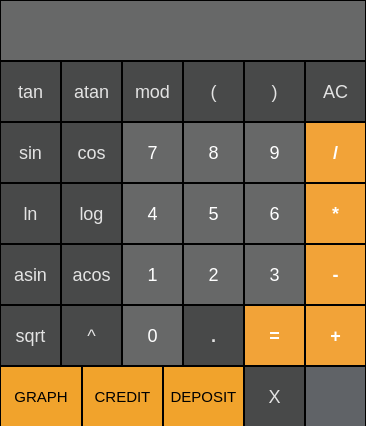
<?xml version="1.0" encoding="UTF-8"?>
<ui version="4.0">
 <class>MainWindow</class>
 <widget class="QMainWindow" name="MainWindow">
  <property name="geometry">
   <rect>
    <x>0</x>
    <y>0</y>
    <width>366</width>
    <height>426</height>
   </rect>
  </property>
  <property name="windowTitle">
   <string>Smart Calculator</string>
  </property>
  <widget class="QWidget" name="centralwidget">
   <widget class="QPushButton" name="pushButton_AC">
    <property name="geometry">
     <rect>
      <x>305</x>
      <y>61</y>
      <width>61</width>
      <height>61</height>
     </rect>
    </property>
    <property name="styleSheet">
     <string notr="true">QPushButton {
  font-size: 18px;
  color: rgb(227,227, 227);
  background-color: rgb(72, 73, 73);
  border: 1px solid black;
}
QPushButton:pressed {
     background-color: rgb(103, 104, 104 );
}
</string>
    </property>
    <property name="text">
     <string>AC</string>
    </property>
    <property name="shortcut">
     <string>Backspace</string>
    </property>
   </widget>
   <widget class="QPushButton" name="pushButton_R">
    <property name="geometry">
     <rect>
      <x>183</x>
      <y>61</y>
      <width>61</width>
      <height>61</height>
     </rect>
    </property>
    <property name="styleSheet">
     <string notr="true">QPushButton {
  font-size: 18px;
  color: rgb(227,227, 227);
  background-color: rgb(72, 73, 73);
  border: 1px solid black;
}
QPushButton:pressed {
     background-color: rgb(103, 104, 104 );
}
</string>
    </property>
    <property name="text">
     <string>(</string>
    </property>
    <property name="shortcut">
     <string>(</string>
    </property>
   </widget>
   <widget class="QPushButton" name="pushButton_L">
    <property name="geometry">
     <rect>
      <x>244</x>
      <y>61</y>
      <width>61</width>
      <height>61</height>
     </rect>
    </property>
    <property name="styleSheet">
     <string notr="true">QPushButton {
  font-size: 18px;
  color: rgb(227,227, 227);
  background-color: rgb(72, 73, 73);
  border: 1px solid black;
}
QPushButton:pressed {
     background-color: rgb(103, 104, 104 );
}
</string>
    </property>
    <property name="text">
     <string>)</string>
    </property>
    <property name="shortcut">
     <string>)</string>
    </property>
   </widget>
   <widget class="QPushButton" name="pushButton_divide">
    <property name="geometry">
     <rect>
      <x>305</x>
      <y>122</y>
      <width>61</width>
      <height>61</height>
     </rect>
    </property>
    <property name="styleSheet">
     <string notr="true">QPushButton {
  font: bold;
  color: white;
  font-size: 18px; 
  background-color: rgb(242, 163, 56);
  border: 1px solid black;
}

QPushButton:pressed {
     background-color: rgb(202, 126, 4 );
}</string>
    </property>
    <property name="text">
     <string>/</string>
    </property>
    <property name="shortcut">
     <string>/</string>
    </property>
   </widget>
   <widget class="QPushButton" name="pushButton_7">
    <property name="geometry">
     <rect>
      <x>122</x>
      <y>122</y>
      <width>61</width>
      <height>61</height>
     </rect>
    </property>
    <property name="styleSheet">
     <string notr="true">QPushButton {
   color: white;
   font-size: 18px;
   background-color: rgb(103, 104, 104 );
   border: 1px solid black;
}
QPushButton:pressed {
    background-color: qlineargradient(x1: 0, y1: 0, x2: 0, y2: 1,
                                      stop: 0 #BEBEBE, stop: 1 #D7D7D7);
}</string>
    </property>
    <property name="text">
     <string>7</string>
    </property>
    <property name="shortcut">
     <string>7</string>
    </property>
   </widget>
   <widget class="QPushButton" name="pushButton_multiply">
    <property name="geometry">
     <rect>
      <x>305</x>
      <y>183</y>
      <width>61</width>
      <height>61</height>
     </rect>
    </property>
    <property name="styleSheet">
     <string notr="true">QPushButton {
  font: bold;
  color: white;
  font-size: 18px; 
  background-color: rgb(242, 163, 56);
  border: 1px solid black;
}

QPushButton:pressed {
     background-color: rgb(202, 126, 4 );
}</string>
    </property>
    <property name="text">
     <string>*</string>
    </property>
    <property name="shortcut">
     <string>*</string>
    </property>
   </widget>
   <widget class="QPushButton" name="pushButton_9">
    <property name="geometry">
     <rect>
      <x>244</x>
      <y>122</y>
      <width>61</width>
      <height>61</height>
     </rect>
    </property>
    <property name="styleSheet">
     <string notr="true">QPushButton {
   color: white;
   font-size: 18px;
   background-color: rgb(103, 104, 104 );
   border: 1px solid black;
}
QPushButton:pressed {
    background-color: qlineargradient(x1: 0, y1: 0, x2: 0, y2: 1,
                                      stop: 0 #BEBEBE, stop: 1 #D7D7D7);
}</string>
    </property>
    <property name="text">
     <string>9</string>
    </property>
    <property name="shortcut">
     <string>9</string>
    </property>
   </widget>
   <widget class="QPushButton" name="pushButton_8">
    <property name="geometry">
     <rect>
      <x>183</x>
      <y>122</y>
      <width>61</width>
      <height>61</height>
     </rect>
    </property>
    <property name="styleSheet">
     <string notr="true">QPushButton {
   color: white;
   font-size: 18px;
   background-color: rgb(103, 104, 104 );
   border: 1px solid black;
}
QPushButton:pressed {
    background-color: qlineargradient(x1: 0, y1: 0, x2: 0, y2: 1,
                                      stop: 0 #BEBEBE, stop: 1 #D7D7D7);
}</string>
    </property>
    <property name="text">
     <string>8</string>
    </property>
    <property name="shortcut">
     <string>8</string>
    </property>
   </widget>
   <widget class="QPushButton" name="pushButton_minus">
    <property name="geometry">
     <rect>
      <x>305</x>
      <y>244</y>
      <width>61</width>
      <height>61</height>
     </rect>
    </property>
    <property name="styleSheet">
     <string notr="true">QPushButton {
  font: bold;
  color: white;
  font-size: 18px; 
  background-color: rgb(242, 163, 56);
  border: 1px solid black;
}

QPushButton:pressed {
     background-color: rgb(202, 126, 4 );
}</string>
    </property>
    <property name="text">
     <string>-</string>
    </property>
    <property name="shortcut">
     <string>-</string>
    </property>
   </widget>
   <widget class="QPushButton" name="pushButton_4">
    <property name="geometry">
     <rect>
      <x>122</x>
      <y>183</y>
      <width>61</width>
      <height>61</height>
     </rect>
    </property>
    <property name="styleSheet">
     <string notr="true">QPushButton {
   color: white;
   font-size: 18px;
   background-color: rgb(103, 104, 104 );
   border: 1px solid black;
}
QPushButton:pressed {
    background-color: qlineargradient(x1: 0, y1: 0, x2: 0, y2: 1,
                                      stop: 0 #BEBEBE, stop: 1 #D7D7D7);
}</string>
    </property>
    <property name="text">
     <string>4</string>
    </property>
    <property name="shortcut">
     <string>4</string>
    </property>
   </widget>
   <widget class="QPushButton" name="pushButton_5">
    <property name="geometry">
     <rect>
      <x>183</x>
      <y>183</y>
      <width>61</width>
      <height>61</height>
     </rect>
    </property>
    <property name="styleSheet">
     <string notr="true">QPushButton {
   color: white;
   font-size: 18px;
   background-color: rgb(103, 104, 104 );
   border: 1px solid black;
}
QPushButton:pressed {
    background-color: qlineargradient(x1: 0, y1: 0, x2: 0, y2: 1,
                                      stop: 0 #BEBEBE, stop: 1 #D7D7D7);
}</string>
    </property>
    <property name="text">
     <string>5</string>
    </property>
    <property name="shortcut">
     <string>5</string>
    </property>
   </widget>
   <widget class="QPushButton" name="pushButton_6">
    <property name="geometry">
     <rect>
      <x>244</x>
      <y>183</y>
      <width>61</width>
      <height>61</height>
     </rect>
    </property>
    <property name="styleSheet">
     <string notr="true">QPushButton {
   color: white;
   font-size: 18px;
   background-color: rgb(103, 104, 104 );
   border: 1px solid black;
}
QPushButton:pressed {
    background-color: qlineargradient(x1: 0, y1: 0, x2: 0, y2: 1,
                                      stop: 0 #BEBEBE, stop: 1 #D7D7D7);
}</string>
    </property>
    <property name="text">
     <string>6</string>
    </property>
    <property name="shortcut">
     <string>6</string>
    </property>
   </widget>
   <widget class="QPushButton" name="pushButton_3">
    <property name="geometry">
     <rect>
      <x>244</x>
      <y>244</y>
      <width>61</width>
      <height>61</height>
     </rect>
    </property>
    <property name="styleSheet">
     <string notr="true">QPushButton {
   color: white;
   font-size: 18px;
   background-color: rgb(103, 104, 104 );
   border: 1px solid black;
}
QPushButton:pressed {
    background-color: qlineargradient(x1: 0, y1: 0, x2: 0, y2: 1,
                                      stop: 0 #BEBEBE, stop: 1 #D7D7D7);
}</string>
    </property>
    <property name="text">
     <string>3</string>
    </property>
    <property name="shortcut">
     <string>3</string>
    </property>
   </widget>
   <widget class="QPushButton" name="pushButton_2">
    <property name="geometry">
     <rect>
      <x>183</x>
      <y>244</y>
      <width>61</width>
      <height>61</height>
     </rect>
    </property>
    <property name="styleSheet">
     <string notr="true">QPushButton {
   color: white;
   font-size: 18px;
   background-color: rgb(103, 104, 104 );
   border: 1px solid black;
}
QPushButton:pressed {
    background-color: qlineargradient(x1: 0, y1: 0, x2: 0, y2: 1,
                                      stop: 0 #BEBEBE, stop: 1 #D7D7D7);
}</string>
    </property>
    <property name="text">
     <string>2</string>
    </property>
    <property name="shortcut">
     <string>2</string>
    </property>
   </widget>
   <widget class="QPushButton" name="pushButton_plus">
    <property name="geometry">
     <rect>
      <x>305</x>
      <y>305</y>
      <width>61</width>
      <height>61</height>
     </rect>
    </property>
    <property name="styleSheet">
     <string notr="true">QPushButton {
  font: bold;
  color: white;
  font-size: 18px; 
  background-color: rgb(242, 163, 56);
  border: 1px solid black;
}

QPushButton:pressed {
     background-color: rgb(202, 126, 4 );
}</string>
    </property>
    <property name="text">
     <string>+</string>
    </property>
    <property name="shortcut">
     <string>+</string>
    </property>
   </widget>
   <widget class="QPushButton" name="pushButton_1">
    <property name="geometry">
     <rect>
      <x>122</x>
      <y>244</y>
      <width>61</width>
      <height>61</height>
     </rect>
    </property>
    <property name="styleSheet">
     <string notr="true">QPushButton {
   color: white;
   font-size: 18px;
   background-color: rgb(103, 104, 104 );
   border: 1px solid black;
}
QPushButton:pressed {
    background-color: qlineargradient(x1: 0, y1: 0, x2: 0, y2: 1,
                                      stop: 0 #BEBEBE, stop: 1 #D7D7D7);
}</string>
    </property>
    <property name="text">
     <string>1</string>
    </property>
    <property name="shortcut">
     <string>1</string>
    </property>
   </widget>
   <widget class="QPushButton" name="pushButton_rez">
    <property name="geometry">
     <rect>
      <x>244</x>
      <y>305</y>
      <width>61</width>
      <height>61</height>
     </rect>
    </property>
    <property name="styleSheet">
     <string notr="true">QPushButton {
  font: bold;
  color: white;
  font-size: 18px; 
  background-color: rgb(242, 163, 56);
  border: 1px solid black;
}

QPushButton:pressed {
     background-color: rgb(202, 126, 4 );
}</string>
    </property>
    <property name="text">
     <string>=</string>
    </property>
    <property name="shortcut">
     <string>Return</string>
    </property>
   </widget>
   <widget class="QPushButton" name="pushButton_0">
    <property name="geometry">
     <rect>
      <x>122</x>
      <y>305</y>
      <width>61</width>
      <height>61</height>
     </rect>
    </property>
    <property name="styleSheet">
     <string notr="true">QPushButton {
   color: white;
   font-size: 18px;
   background-color: rgb(103, 104, 104 );
   border: 1px solid black;
}
QPushButton:pressed {
    background-color: qlineargradient(x1: 0, y1: 0, x2: 0, y2: 1,
                                      stop: 0 #BEBEBE, stop: 1 #D7D7D7);
}</string>
    </property>
    <property name="text">
     <string>0</string>
    </property>
    <property name="shortcut">
     <string>0</string>
    </property>
   </widget>
   <widget class="QPushButton" name="pushButton_tchk">
    <property name="geometry">
     <rect>
      <x>183</x>
      <y>305</y>
      <width>61</width>
      <height>61</height>
     </rect>
    </property>
    <property name="styleSheet">
     <string notr="true">QPushButton {
  font: bold;
  font-size: 18px;
  color: rgb(227,227, 227);
  background-color: rgb(72, 73, 73);
  border: 1px solid black;
}
QPushButton:pressed {
     background-color: rgb(103, 104, 104 );
}
</string>
    </property>
    <property name="text">
     <string>.</string>
    </property>
    <property name="shortcut">
     <string>.</string>
    </property>
   </widget>
   <widget class="QPushButton" name="pushButton_acos">
    <property name="geometry">
     <rect>
      <x>61</x>
      <y>244</y>
      <width>61</width>
      <height>61</height>
     </rect>
    </property>
    <property name="styleSheet">
     <string notr="true">QPushButton {
  font-size: 18px;
  color: rgb(227,227, 227);
  background-color: rgb(72, 73, 73);
  border: 1px solid black;
}
QPushButton:pressed {
     background-color: rgb(103, 104, 104 );
}</string>
    </property>
    <property name="text">
     <string>acos</string>
    </property>
    <property name="shortcut">
     <string>Backspace</string>
    </property>
   </widget>
   <widget class="QPushButton" name="pushButton_log">
    <property name="geometry">
     <rect>
      <x>61</x>
      <y>183</y>
      <width>61</width>
      <height>61</height>
     </rect>
    </property>
    <property name="styleSheet">
     <string notr="true">QPushButton {
  font-size: 18px;
  color: rgb(227,227, 227);
  background-color: rgb(72, 73, 73);
  border: 1px solid black;
}
QPushButton:pressed {
     background-color: rgb(103, 104, 104 );
}</string>
    </property>
    <property name="text">
     <string>log</string>
    </property>
   </widget>
   <widget class="QPushButton" name="pushButton_cos">
    <property name="geometry">
     <rect>
      <x>61</x>
      <y>122</y>
      <width>61</width>
      <height>61</height>
     </rect>
    </property>
    <property name="styleSheet">
     <string notr="true">QPushButton {
  font-size: 18px;
  color: rgb(227,227, 227);
  background-color: rgb(72, 73, 73);
  border: 1px solid black;
}
QPushButton:pressed {
     background-color: rgb(103, 104, 104 );
}</string>
    </property>
    <property name="text">
     <string>cos</string>
    </property>
    <property name="shortcut">
     <string>Backspace</string>
    </property>
   </widget>
   <widget class="QPushButton" name="pushButton_pow">
    <property name="geometry">
     <rect>
      <x>61</x>
      <y>305</y>
      <width>61</width>
      <height>61</height>
     </rect>
    </property>
    <property name="styleSheet">
     <string notr="true">QPushButton {
  font-size: 18px;
  color: rgb(227,227, 227);
  background-color: rgb(72, 73, 73);
  border: 1px solid black;
}
QPushButton:pressed {
     background-color: rgb(103, 104, 104 );
}</string>
    </property>
    <property name="text">
     <string>^</string>
    </property>
    <property name="shortcut">
     <string>^</string>
    </property>
   </widget>
   <widget class="QPushButton" name="pushButton_ln">
    <property name="geometry">
     <rect>
      <x>0</x>
      <y>183</y>
      <width>61</width>
      <height>61</height>
     </rect>
    </property>
    <property name="styleSheet">
     <string notr="true">QPushButton {
  font-size: 18px;
  color: rgb(227,227, 227);
  background-color: rgb(72, 73, 73);
  border: 1px solid black;
}
QPushButton:pressed {
     background-color: rgb(103, 104, 104 );
}</string>
    </property>
    <property name="text">
     <string>ln</string>
    </property>
   </widget>
   <widget class="QPushButton" name="pushButton_sqrt">
    <property name="geometry">
     <rect>
      <x>0</x>
      <y>305</y>
      <width>61</width>
      <height>61</height>
     </rect>
    </property>
    <property name="styleSheet">
     <string notr="true">QPushButton {
  font-size: 18px;
  color: rgb(227,227, 227);
  background-color: rgb(72, 73, 73);
  border: 1px solid black;
}
QPushButton:pressed {
     background-color: rgb(103, 104, 104 );
}</string>
    </property>
    <property name="text">
     <string>sqrt</string>
    </property>
   </widget>
   <widget class="QPushButton" name="pushButton_sin">
    <property name="geometry">
     <rect>
      <x>0</x>
      <y>122</y>
      <width>61</width>
      <height>61</height>
     </rect>
    </property>
    <property name="styleSheet">
     <string notr="true">QPushButton {
  font-size: 18px;
  color: rgb(227,227, 227);
  background-color: rgb(72, 73, 73);
  border: 1px solid black;
}
QPushButton:pressed {
     background-color: rgb(103, 104, 104 );
}</string>
    </property>
    <property name="text">
     <string>sin</string>
    </property>
   </widget>
   <widget class="QPushButton" name="pushButton_asin">
    <property name="geometry">
     <rect>
      <x>0</x>
      <y>244</y>
      <width>61</width>
      <height>61</height>
     </rect>
    </property>
    <property name="styleSheet">
     <string notr="true">QPushButton {
  font-size: 18px;
  color: rgb(227,227, 227);
  background-color: rgb(72, 73, 73);
  border: 1px solid black;
}
QPushButton:pressed {
     background-color: rgb(103, 104, 104 );
}</string>
    </property>
    <property name="text">
     <string>asin</string>
    </property>
   </widget>
   <widget class="QPushButton" name="pushButton_mod">
    <property name="geometry">
     <rect>
      <x>122</x>
      <y>61</y>
      <width>61</width>
      <height>61</height>
     </rect>
    </property>
    <property name="styleSheet">
     <string notr="true">QPushButton {
  font-size: 18px;
  color: rgb(227,227, 227);
  background-color: rgb(72, 73, 73);
  border: 1px solid black;
}
QPushButton:pressed {
     background-color: rgb(103, 104, 104 );
}
</string>
    </property>
    <property name="text">
     <string>mod</string>
    </property>
   </widget>
   <widget class="QPushButton" name="pushButton_atan">
    <property name="geometry">
     <rect>
      <x>61</x>
      <y>61</y>
      <width>61</width>
      <height>61</height>
     </rect>
    </property>
    <property name="styleSheet">
     <string notr="true">QPushButton {
  font-size: 18px;
  color: rgb(227,227, 227);
  background-color: rgb(72, 73, 73);
  border: 1px solid black;
}
QPushButton:pressed {
     background-color: rgb(103, 104, 104 );
}</string>
    </property>
    <property name="text">
     <string>atan</string>
    </property>
   </widget>
   <widget class="QPushButton" name="pushButton_tan">
    <property name="geometry">
     <rect>
      <x>0</x>
      <y>61</y>
      <width>61</width>
      <height>61</height>
     </rect>
    </property>
    <property name="styleSheet">
     <string notr="true">QPushButton {
  font-size: 18px;
  color: rgb(227,227, 227);
  background-color: rgb(72, 73, 73);
  border: 1px solid black;
}
QPushButton:pressed {
     background-color: rgb(103, 104, 104 );
}</string>
    </property>
    <property name="text">
     <string>tan</string>
    </property>
   </widget>
   <widget class="QPushButton" name="pushButton_credit">
    <property name="geometry">
     <rect>
      <x>82</x>
      <y>366</y>
      <width>81</width>
      <height>61</height>
     </rect>
    </property>
    <property name="styleSheet">
     <string notr="true">QPushButton {
  font-size: 15px;
  color: rgb(0,0, 0);
  background-color: rgb(241, 163, 44);
  border: 1px solid black;
}
QPushButton:pressed {
     background-color: rgb(103, 104, 104 );
}
</string>
    </property>
    <property name="text">
     <string>CREDIT</string>
    </property>
    <property name="shortcut">
     <string>Backspace</string>
    </property>
   </widget>
   <widget class="QPushButton" name="pushButton_deposit">
    <property name="geometry">
     <rect>
      <x>163</x>
      <y>366</y>
      <width>81</width>
      <height>61</height>
     </rect>
    </property>
    <property name="styleSheet">
     <string notr="true">QPushButton {
  font-size: 15px;
  color: rgb(0,0, 0);
  background-color: rgb(241, 163, 44);
  border: 1px solid black;
}
QPushButton:pressed {
     background-color: rgb(103, 104, 104 );
}
</string>
    </property>
    <property name="text">
     <string>DEPOSIT</string>
    </property>
    <property name="shortcut">
     <string>Backspace</string>
    </property>
   </widget>
   <widget class="QPushButton" name="pushButton_graph">
    <property name="geometry">
     <rect>
      <x>0</x>
      <y>366</y>
      <width>82</width>
      <height>61</height>
     </rect>
    </property>
    <property name="styleSheet">
     <string notr="true">QPushButton {
  font-size: 15px;
  color: rgb(0,0, 0);
  background-color: rgb(241, 163, 44);
  border: 1px solid black;
}
QPushButton:pressed {
     background-color: rgb(103, 104, 104 );
}
</string>
    </property>
    <property name="text">
     <string>GRAPH</string>
    </property>
    <property name="shortcut">
     <string>Backspace</string>
    </property>
   </widget>
   <widget class="QLabel" name="rez_label">
    <property name="geometry">
     <rect>
      <x>0</x>
      <y>0</y>
      <width>366</width>
      <height>61</height>
     </rect>
    </property>
    <property name="font">
     <font>
      <pointsize>-1</pointsize>
     </font>
    </property>
    <property name="autoFillBackground">
     <bool>false</bool>
    </property>
    <property name="styleSheet">
     <string notr="true">   color: white;
   font-size: 18px;
   background-color: rgb(103, 104, 104 );
   border: 1px solid black;</string>
    </property>
    <property name="frameShape">
     <enum>QFrame::NoFrame</enum>
    </property>
    <property name="frameShadow">
     <enum>QFrame::Plain</enum>
    </property>
    <property name="lineWidth">
     <number>0</number>
    </property>
    <property name="midLineWidth">
     <number>0</number>
    </property>
    <property name="text">
     <string/>
    </property>
    <property name="alignment">
     <set>Qt::AlignRight|Qt::AlignTrailing|Qt::AlignVCenter</set>
    </property>
   </widget>
   <widget class="QPushButton" name="pushButton_X">
    <property name="geometry">
     <rect>
      <x>244</x>
      <y>366</y>
      <width>61</width>
      <height>61</height>
     </rect>
    </property>
    <property name="styleSheet">
     <string notr="true">QPushButton {
  font-size: 18px;
  color: rgb(227,227, 227);
  background-color: rgb(72, 73, 73);
  border: 1px solid black;
}
QPushButton:pressed {
     background-color: rgb(103, 104, 104 );
}</string>
    </property>
    <property name="text">
     <string>X</string>
    </property>
   </widget>
   <widget class="QLineEdit" name="lineEdit_2">
    <property name="geometry">
     <rect>
      <x>305</x>
      <y>366</y>
      <width>61</width>
      <height>61</height>
     </rect>
    </property>
    <property name="font">
     <font>
      <pointsize>20</pointsize>
     </font>
    </property>
    <property name="styleSheet">
     <string notr="true">
	background-color: rgb(96, 99, 103);
  	color: white; 
    border: 1px solid black;

</string>
    </property>
    <property name="text">
     <string/>
    </property>
    <property name="alignment">
     <set>Qt::AlignCenter</set>
    </property>
   </widget>
  </widget>
 </widget>
 <resources/>
 <connections/>
</ui>
